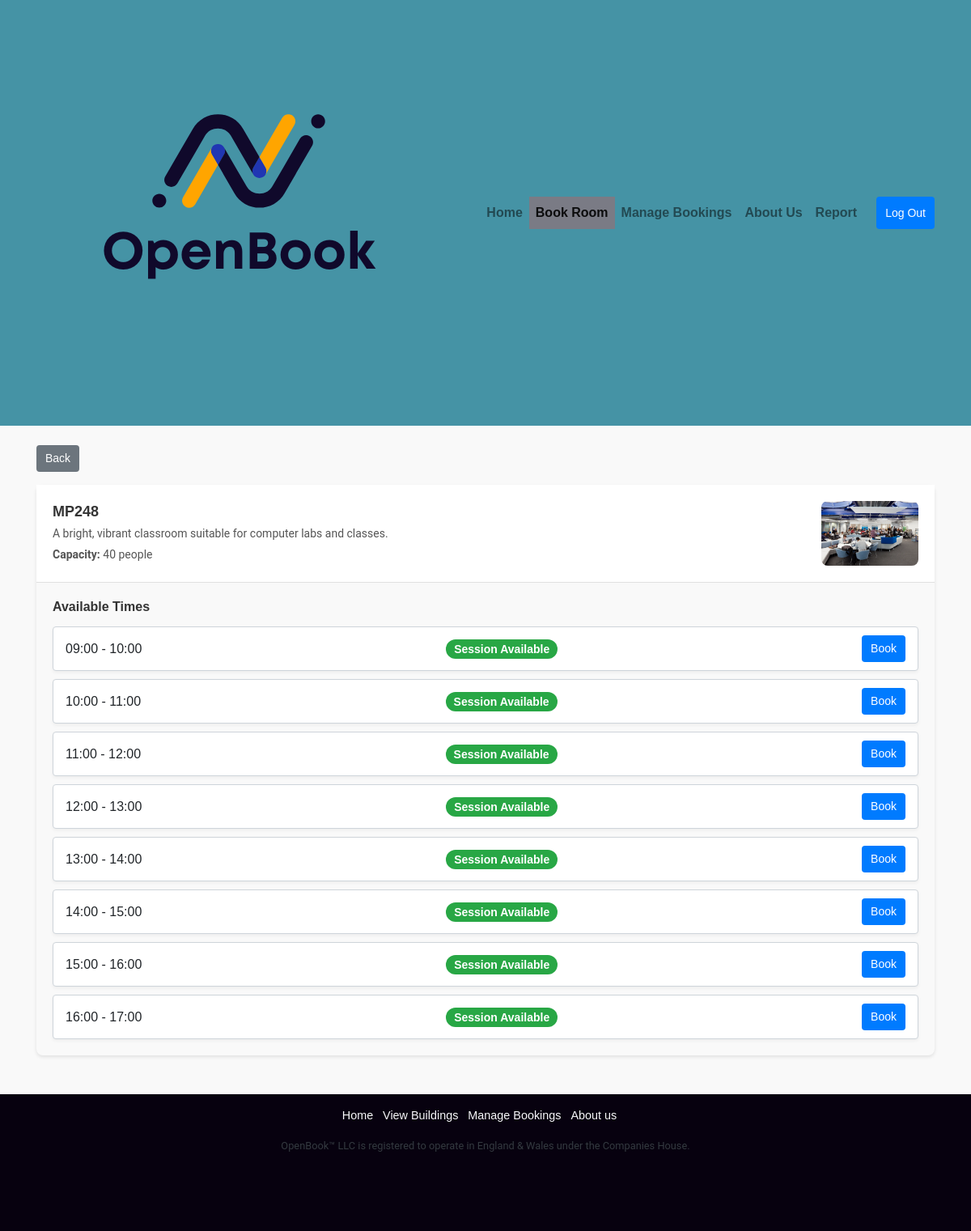
/RoomBooking.php?room_id=2 (signed in), run on the app's committed database.
### tables this page shows
CREATE TABLE `rooms` (
  `roomID` int(11) NOT NULL,
  `building` int(11) NOT NULL,
  `roomName` varchar(255) NOT NULL,
  `roomDesc` text DEFAULT NULL,
  `roomImg` text DEFAULT NULL,
  `floor` int(11) NOT NULL,
  `capacity` int(11) NOT NULL,
  `roomType` enum('Classroom','Hall','Lab') DEFAULT NULL
);

### RoomBooking.php (the view, shortened to what this page needs)
<?php
include "resources/database.php";
include 'resources/html_construct.php';
$roomID = $_POST['room_id'] ?? $_GET['room_id'] ?? null;
$roomID = intval($roomID);
$query = "SELECT roomName, roomDesc, roomImg, capacity FROM rooms WHERE roomID = ?";
$stmt = $conn->prepare($query);
$stmt->bind_param("i", $roomID);
$stmt->execute();
$result = $stmt->get_result();
$roomDetails = $result->fetch_assoc();
$bookedSlots = [];
$allTimeSlots = [
    "09:00 - 10:00", "10:00 - 11:00", "11:00 - 12:00", "12:00 - 13:00", "13:00 - 14:00", "14:00 - 15:00", "15:00 - 16:00", "16:00 - 17:00"
];
?>
<!DOCTYPE html>
<html lang="en">
<head>
    <link rel="stylesheet" href="https://maxcdn.bootstrapcdn.com/bootstrap/4.0.0/css/bootstrap.min.css">
    <link rel="stylesheet" href="public_html/style/main.css">
</head>
<body>
<nav class="navbar navbar-expand-lg navbar-light bg-teal">
    <div class="container">
        <a class="navbar-brand" href="index.php">
            <img src="public_html/images/OpenBook_Logo.png" alt="OpenBook Logo">
        </a>
        <div class="navbar-nav ml-auto">
            <a class="nav-item nav-link" href="index.php">Home</a>
            <a class="nav-item nav-link active" href="BookRooms.php">Book Room</a>
            <a class="nav-item nav-link" href="ManageBookings.php">Manage Bookings</a>
            <a class="nav-item nav-link" href="AboutUs.php">About Us</a>
            <a class="nav-item nav-link" href="ReportPage.php">Report</a>
            <?php if (isset($_SESSION['username'])): ?>
                <button onclick="window.location.href='index.php?action=logout'" class="btn btn-primary ml-3">Log Out</button>
            <?php endif; ?>
        </div>
    </div>
</nav>
<div class="container mt-4">
    <button class="btn btn-secondary mb-3" onclick="history.back()">Back</button>
    <div class="card2">
        <div class="card2-header d-flex justify-content-between align-items-center">
            <div>
                <h5><?= htmlspecialchars($roomDetails['roomName']) ?></h5>
                <p><?= htmlspecialchars($roomDetails['roomDesc']) ?></p>
                <p><strong>Capacity:</strong> <?= htmlspecialchars($roomDetails['capacity']) ?> people</p>
            </div>
            <img src="<?= htmlspecialchars($roomDetails['roomImg']) ?>" alt="Room Image" style="width: 120px; height: 80px; object-fit: cover; border-radius: 8px;">
        </div>
        <div class="card2-body">
            <h6>Available Times</h6>
            <ul class="list-group">
                <?php foreach ($allTimeSlots as $timeSlot): ?>
                    <li class="list-group-item d-flex justify-content-between align-items-center">
                        <span><?= $timeSlot ?></span>
                        <?php if (in_array($timeSlot, $bookedSlots)): ?>
                            <span class="badge badge-danger">Session Booked</span>
                            <button class="btn btn-secondary btn-sm" disabled>Book</button>
                        <?php else: ?>
                            <span class="badge badge-success">Session Available</span>
                            <form method="POST" action="BookingConfirmation.php">
                                <button type="submit" class="btn btn-primary btn-sm">Book</button>
                            </form>
                        <?php endif; ?>
                    </li>
                <?php endforeach; ?>
            </ul>
        </div>
    </div>
</div>
</body>
</html>

### public_html/style/main.css (style rules this page uses)
* { margin: 0; padding: 0; box-sizing: border-box; }
.nav-link.active { color: white ; }
.navbar-brand, .nav-link { font-weight: bold; }
.navbar { background-color: #4593A5; color: white; }
body { font-family: Arial, sans-serif; background-color: #f9f9f9; margin: 0; padding: 0; display: flex; flex-direction: column; min-height: 100vh; overflow-x: hidden; }
.bg-teal { background-color: #4593A5; color: white; }
.container { z-index: 5; }
.card2 { border: none; border-radius: 8px; box-shadow: 0px 2px 4px rgba(0, 0, 0, 0.1); }
.card2-header { background-color: #ffffff; padding: 20px; border-bottom: 1px solid #e0e0e0; }
.card2-header h5 { margin: 0; font-size: 18px; font-weight: bold; color: #333333; }
.card2-header p { margin: 5px 0 0; color: #555555; font-size: 14px; }
.card2-body { padding: 20px; }
.card2-body h6 { font-size: 16px; font-weight: bold; color: #333333; margin-bottom: 15px; }
.list-group { margin: 0; padding: 0; }
.list-group-item { display: flex; justify-content: space-between; align-items: center; padding: 10px 15px; border: 1px solid #ced4da; border-radius: 4px; margin-bottom: 10px; background-color: #ffffff; box-shadow: 0px 2px 4px rgba(0, 0, 0, 0.05); }
.list-group-item .badge { font-size: 14px; padding: 5px 10px; border-radius: 12px; }
.badge-success { background-color: #28a745; color: white; }
.btn-primary { background-color: #007bff; border-color: #007bff; color: white; font-size: 14px; padding: 5px 10px; border-radius: 4px; }
.btn-secondary { background-color: #6c757d; border-color: #6c757d; color: white; font-size: 14px; padding: 5px 10px; border-radius: 4px; }
.btn { border-color: #f4f4f400; color: white; font-size: 14px; padding: 5px 10px; border-radius: 4px; }
.active { background: #7a7b85; }
p { font-family: 'Roboto', sans-serif; font-weight: 400; }

### data on the page
rooms: roomName "MP248", roomDesc "A bright, vibrant classroom suitable for computer labs and classes.", capacity "40", roomImg (picture)

### other printed values
$timeSlot "09:00 - 10:00"
$timeSlot "10:00 - 11:00"
$timeSlot "11:00 - 12:00"
$timeSlot "12:00 - 13:00"
$timeSlot "13:00 - 14:00"
$timeSlot "14:00 - 15:00"
$timeSlot "15:00 - 16:00"
$timeSlot "16:00 - 17:00"
